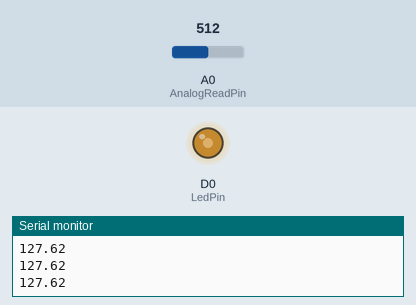
This sketch was run on a simulated ESP8266 (NodeMCU). Parts: output pins drawn as LEDs (lit = HIGH), the last lines printed to the serial monitor. The inputs (shaded band) are chosen by the test bench; at power-on: A0 (AnalogReadPin) = 512.

Above: at 1.2 s.
1.3 s: A0 (AnalogReadPin) set to 716
At 1.6 s:
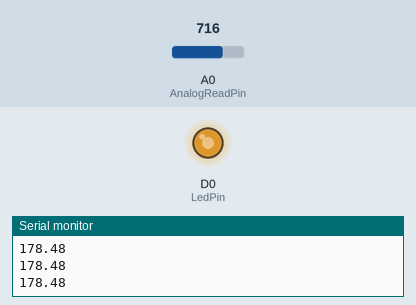
2.8 s: A0 (AnalogReadPin) set to 900
At 3.9 s:
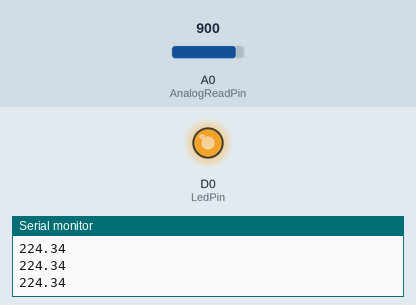
4.3 s: A0 (AnalogReadPin) set to 122
At 5.0 s:
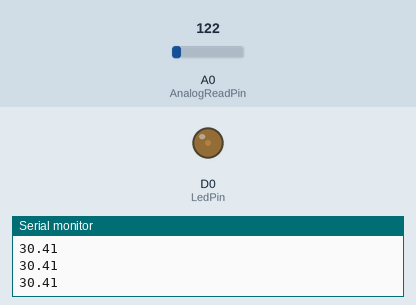
5.8 s: A0 (AnalogReadPin) set to 0
At 6.2 s:
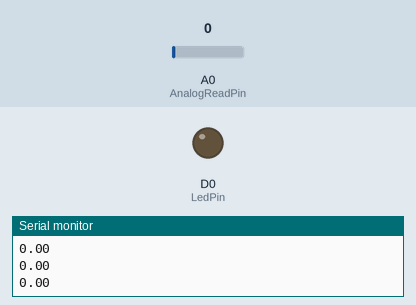
7.3 s: A0 (AnalogReadPin) set to 511
At 8.5 s:
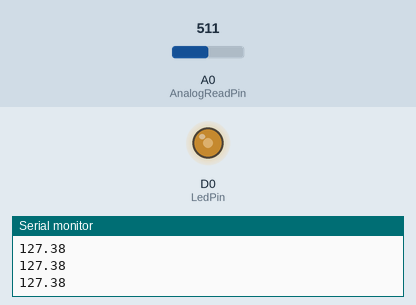
Timing chart, 0 to 9.8 s (numbered marks = the images above; inputs shaded):
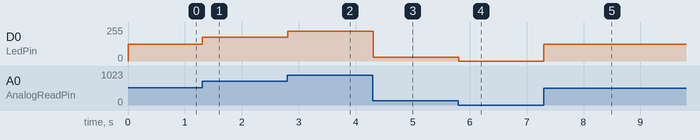

The sketch:

16Dimmable_Led-Project.ino
```cpp
int AnalogReadPin = A0;
int LedPin = D0;
int AnalogValue;  // This value will be between (0-1023) by Potentiometer
float LedVolatge; // This Volatge will be apply to led to make it dimmable.

void setup()
{
    pinMode(AnalogReadPin, INPUT);
    pinMode(LedPin, OUTPUT);
    Serial.begin(9600);
}

void loop()
{
    AnalogValue = analogRead(AnalogReadPin);
    LedVolatge = (255.0 / 1023.0) * AnalogValue;
    analogWrite(LedPin, LedVolatge);
    Serial.println(LedVolatge); // Printing the value Led Volatge.
}
```

Measured:
- after the input at 1.3 s, D0 (LedPin): 127/255 → 178/255 at once
- after the input at 2.8 s, D0 (LedPin): 178/255 → 224/255 at once
- after the input at 4.3 s, D0 (LedPin): 224/255 → 30/255 at once
- after the input at 5.8 s, D0 (LedPin): 30/255 → 0/255 at once
- after the input at 7.3 s, D0 (LedPin): 0/255 → 127/255 at once
